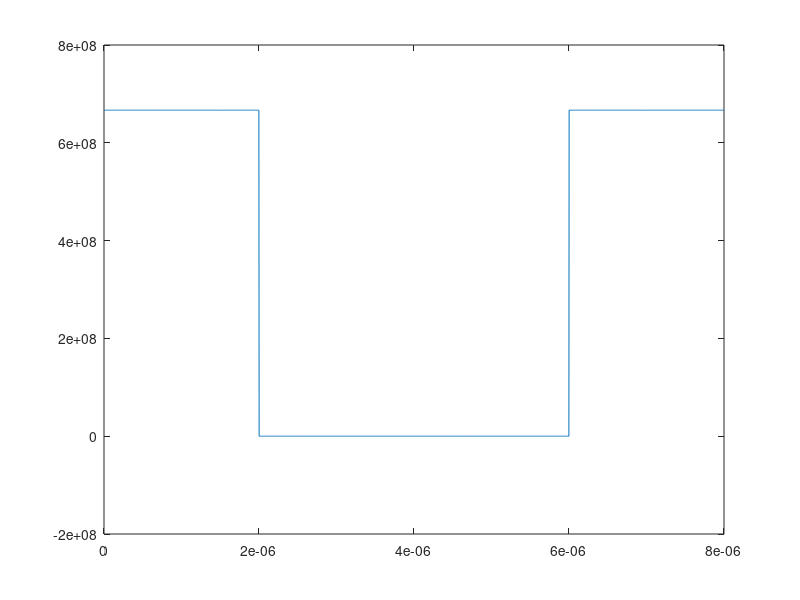

MATLAB code to generate this figure: (Note: this script raises an error after producing the figure.)

         %%%%%%%%%%%%%%%%%%%%%%%%%%%%%%%%%%%%%%%%%%%%%%%%%%%%%%%
         %%                                                   %%  
         %%     1D Drift Diffusion Model for pn Diodes        %%  
         %%     Equilibrium and Non Equilibrium Solver        %%
         %%                                                   %%  
         %%%%%%%%%%%%%%%%%%%%%%%%%%%%%%%%%%%%%%%%%%%%%%%%%%%%%%%
      
clear all;
close all;
tic;

% Defining the Fundamental and Material Constants %
nm    = 1e-7;             %cm
mfactor=1;              % arbitrary reduction in mobility

q     = 1.602E-19;        % C or [J/eV]
kb    = 1.38E-23;         % [J/K]
eps   = 1.05E-12;         % This includes the eps  = 11.7 for Si [F/cm]
T     = 300;              % [K]
ni    = 1.5E10;           % Intrinsic carrier concentration [1/cm^3]
Vt    = kb*T/q;           % [eV]
RNc   = 2.8E19;           % This is 2.8e20 in the FORTRAN file
TAUN0 = 0.1E-6;           % Electron SRH life time
TAUP0 = 0.1E-6;           % Hole SRH life time
mun0   = 1500/mfactor;            % Electron Mobility in cm2/V-s
mup0   = 1000/mfactor;             % Hole Mobility in cm2/V-s
                        
                        
dEc = Vt*log(RNc/ni);

% % MODIFY HERE- Define Doping Values 

Na = 1E17;             % [1/cm^3]
Nd = 1E19;             % [1/cm^3]


% % MODIFY BEGIN Define npn lengths % <<<<<<<<<<<<<<<<<<<<<<<NPN<<<<<<<<<<<<<<<<
profile=1; % set profile=0 for PN junction or profile =1 for NPN 
LLn=20*nm;                 %n region length
LLp=40*nm;                 %n region length
% % MODIFY END Define npn lengths % <<<<<<<<<<<<<<<<<<<<<<<NPN<<<<<<<<<<<<<<<<



% Define Max Voltage 
Vmax=0.6;

% MODIFY BEGIN filename for saving
fname='run_pn_5';
% MODIFY BEGIN filename for saving

% Calculate relevant parameters for the simulation %

Vbi = Vt*log(Na*Nd/(ni*ni));
W   = sqrt(2*eps*(Na+Nd)*Vbi/(q*Na*Nd))     % [cm]
Wn  = W*sqrt(Na/(Na+Nd))                    % [cm]
Wp  = W*sqrt(Nd/(Na+Nd))                    % [cm]
Wone = sqrt(2*eps*Vbi/(q*Na))               % [cm]
E_p = q*Nd*Wn/eps                           % [V/cm]
Ldn = sqrt(eps*Vt/(q*Nd));              % extrinsic debye length
Ldp = sqrt(eps*Vt/(q*Na));                  % extrinsic debye length
Ldi = sqrt(eps*Vt/(q*ni));                  % intrinsic debye length


delta_acc = 1E-8;               % Preset the Tolerance

% Calculate relevant parameters in an input file %

% Write to a file
save input_params.txt Na Nd Vbi W Wn Wp E_p Ldn Ldp

%Material_Constants    %Define some material constants

% Setting the grid size based on the extrinsic Debye lengths %

% selection of doping profile
if profile==1    
x_max= 2*LLn+LLp; % npn% <<<<<<<<<<<<<<<<<<<<<<<NPN<<<<<<<<<<<<<<<<
else
    nfactor=3; % scaling for simulation space
    x_max= nfactor*(Wn+ Wp); % for pn % <XXXXXXXXXXXXX<<PN XXXXXXXXXXXXXXXX
end
%

dxfactor=40; %reduction of factor for Ldmin
dx=min([Ldp Ldn Ldi])/dxfactor;
n_max=round(x_max/dx);
dx=x_max/(n_max-1);


% Set up the doping C(x)=Nd(x)-Na(x) that is normalized with ni %

x=[0:dx:x_max];

if profile==1
yn=(x<LLn|x>LLn+LLp);       % n region is defined for npn% <<<<<<<<<<<<<<<<<<<<<<<NPN<<<<<<<<<<<<<<<<
else
    yn=(x<nfactor*Wn);       % n region is defined % <<<<<<<<<<<<<<<<<<<<<<<PN<<<<<<<<<<<<<<<<
end
yp=ones(1,n_max)-yn;      % p region is defined
dop=yn*Nd/ni- yp*ni/ni;     % defining doping at grid points

figure (1); plot(x, dop);

dx = dx/Ldi;    % Renormalize lengths with Ldi
% 
% Initialize the potential based on the requirement of charge
% neutrality throughout the whole structure


% use n=ND and p=NA to set initial guess for fi

fi=sign(dop).*log(abs(dop));

%figure (10); plot(x, Vt.*fi); hold on;

%%%%%%%%%%%%%%%%%%%%%%%%%%%%%%%%%%%%%%%%%%%%%%%%%%%%%%%%%%%%%%%%%%%%%%%%%%
%%                                                                      %%
%%               EQUILIBRIUM  SOLUTION PART BEGINS                      %%
%%                                                                      %%
%%%%%%%%%%%%%%%%%%%%%%%%%%%%%%%%%%%%%%%%%%%%%%%%%%%%%%%%%%%%%%%%%%%%%%%%%%

 %(A) Define the elements of the coefficient matrix for the internal nodes and
%    initialize the forcing function


dx2=dx.*dx;

p= exp(-fi); 
n= exp(fi);
fi=UGEstatics(fi, dop, n, p , n_max, dx, delta_acc, x);
     figure (10); plot(x, Vt*fi, 'r'); hold on;
 

xx1(1) = dx*1e4;

    Ec = dEc - Vt*fi;     %Values from the second Node%
    ro = -ni*(exp(fi) - exp(-fi) - dop);
    el_field1 = -([fi 0 0] - [0 fi 0])*Vt/(dx*Ldi);
    el_field2 = -([fi 0 0] - [ 0 0 fi])*Vt/(2*dx*Ldi);
    n = exp(fi);
    p = exp(-fi);
    xx1 = x.*1e4/Ldi;
    
    el_field1 = el_field1(2: n_max+1);
    el_field2 = el_field2(2: n_max+1);    
    
Ec(1) = Ec(2);
Ec(n_max) = Ec(n_max-1);
xx1(n_max) = xx1(n_max-1) + dx*Ldi*1e4;
el_field1(1) = el_field1(2);
el_field2(1) = el_field2(2);
el_field1(n_max) = el_field1(n_max-1);
el_field2(n_max) = el_field2(n_max-1);
n(n_max)=n(n_max-1);
p(n_max)=p(n_max-1);

nf = n*ni;
pf = p*ni;
ro(1) = ro(2);
ro(n_max) = ro(n_max-1);

figure (11); semilogy(x, abs(n), 'r',x, abs(p), 'b' ); hold on;
    

figure(1)
plot(xx1, Vt*fi,'r','LineWidth',2)
xlabel('x [um]');
ylabel('Potential [eV]');
title('Potential vs Position - at Equilibrium');

figure(2)
plot(xx1, el_field1,'r','LineWidth',2)
hold on;
plot(xx1, el_field2,'r','LineWidth',2)
xlabel('x [um]');
ylabel('Electric Field [V/cm]');
title('Field Profile vs Position - at Equilibrium');
hold off;

figure(3); 
%plot(xx1, nf,'g','LineWidth',2)
plot(xx1, nf,'g','LineWidth',2)
hold on;
%plot(xx1, pf,'r','LineWidth',2)
plot(xx1, pf,'r','LineWidth',2)
hold on;
xlabel('x [um]');
ylabel('Electron & Hole Densities [1/cm^3]');
title('Electron & Hole Densities vs Position - at Equilibrium');
legend('n','p');
%axis([0 6.75 0 10.2e17])
hold off;

figure(4)
%plot(xx1, ro,'r','LineWidth',2)
plot(xx1, q*ro,'r','LineWidth',2)
xlabel('x [um]');
%ylabel('Total Charge Density [1/cm^3]');
ylabel('Total Charge Density [C/cm^3]');
title('Total Charge Density vs Position - at Equilibrium');
%axis([0.5 5 -3e17 8e17])

figure(5)
plot(xx1, Ec,'r','LineWidth',2)
xlabel('x [um]');
%ylabel('Total Charge Density [1/cm^3]');
ylabel('Conduction Band Energy (eV)');
title('Conduction Band vs Position - at Equilibrium');



%%%%%%%%%%%%%%%%%%%%%%%%%%%%%%%%%%%%%%%%%%%%%%%%%%%%%%%%%%%%%%%%%%%%%%%%%%
%%                 END OF EQUILIBRIUM  SOLUTION PART                    %%
%%%%%%%%%%%%%%%%%%%%%%%%%%%%%%%%%%%%%%%%%%%%%%%%%%%%%%%%%%%%%%%%%%%%%%%%%%

% %%%%%%%%%%%%%%%%%%%%%%%%%%%%%%%%%%%%%%%%%%%%%%%%%%%%%%%%%%%%%%%%%%%%%%%%%%
% %%                                                                      %%
% %%               NON-EQUILIBRIUM  SOLUTION PART BEGINS                  %%
% %%                                                                      %%
% %%%%%%%%%%%%%%%%%%%%%%%%%%%%%%%%%%%%%%%%%%%%%%%%%%%%%%%%%%%%%%%%%%%%%%%%%%
% 
% %%%%%%%%%%%%%%%%%%%%%%%%%%%%%%%%%%%%%%%%%%%%%%%%%%%%%%%%%%%%%%%%%%%%%%%%%%
% %%              1. Calculate Low filed mobility                         %% 
% %%%%%%%%%%%%%%%%%%%%%%%%%%%%%%%%%%%%%%%%%%%%%%%%%%%%%%%%%%%%%%%%%%%%%%%%%%
% 
% %%  Prameters for Low field mobility calculation %%
% 
%     TL = 300;                    % Temp in Kelvin
%     N  = Na + Nd;                % Local (total) impurity concentration
% 
%     MU1N.CAUG   = 55.24;         % cm2/(V.s)
%     MU2N.CAUG   = 1429.23;       % cm2/(V.s)
%     ALPHAN.CAUG = 0.0;           % unitless
%     BETAN.CAUG  = -2.3;          % unitless
%     GAMMAN.CAUG = -3.8;          % unitless
%     DELTAN.CAUG = 0.73;          % unitless
%     NCRITN.CAUG = 1.072*10^17;   % cm-3
% 
%     MU1P.CAUG   = 49.7;          % cm2/(V.s)
%     MU2P.CAUG   = 479.37;        % cm2/(V.s)
%     ALPHAP.CAUG = 0.0;           % unitless
%     BETAP.CAUG  = -2.2;          % unitless
%     GAMMAP.CAUG = 13.7;          % unitless
%     DELTAP.CAUG = 0.70;          % unitless
%     NCRITP.CAUG = 1.606*10^17;   % cm-3
%     BETAN = 2.0;
%     BETAP = 1.0;
% 
%     
% 
%     VSATN = (2.4*10^7) / (1 + 0.8*exp(TL/600));  % Saturation Velocity of Electrons
%     VSATP = VSATN                              % Saturation Velocity of Holes
% 
% %%%%%%%%%%%%%%%%%%% END of Low Field Mobility Calculation %%%%%%%%%%%%%%%%
% %%%%%%%%%%%%%%%%%%%%%%%%%%%%%%%%%%%%%%%%%%%%%%%%%%%%%%%%%%%%%%%%%%%%%%%%%%
% %%   2. Start the main Loop to increment the Anode voltage by Vt=KbT/q  %% 
% %%      till it reaches 0.625V.                                         %%
% %%%%%%%%%%%%%%%%%%%%%%%%%%%%%%%%%%%%%%%%%%%%%%%%%%%%%%%%%%%%%%%%%%%%%%%%%%
% 
% 
% vindex=0;
% Vstepf=0.05;
% 
% 
% 
% 
%     Each_Step   = Vstepf*Vt;  
%     Total_Steps = round(Vmax/(Vstepf*Vt));
% 
%     Jnim1by2=[];%zeros(Total_Steps, n_max);
%     Jnip1by2=[];
%     Jpim1by2=[];
%     Jpip1by2=[];
%     Jhole=[];
%     Jelec=[];
%    Jelec1=[];
%    Jhole1=[];
%     Jtotal=[];
% for VA = 0:Each_Step:Vmax                % Start VA increment loop
%     VA 
%     
% 
%     vindex = vindex +1;
%     Vplot(vindex) = VA;
%     
%     fi(1) = fi(1) - Each_Step./Vt;            % Apply potential to Anode (1st node)  
%     
%     flag_conv2 = 0;		           % Convergence of the Poisson loop
%     k_itern= 0;
% %% Initialize the First and Last Node for Poisson's eqn
%     a(1) = 0;
%     c(1) = 0;
%     b(1) = 1;
%     f(1) = fi(1);
%     a(n_max) = 0;
%     c(n_max) = 0;
%     b(n_max) = 1;
%     f(n_max) = fi(n_max);
%     
%     %%%%%%%%%%%%%%%%%%%%%%%%%%%%%%%%%%%%%%%%%%%%%%%%%%%%%%%%%%%%%%%%%%%%%%%
%     %% 3. Start the Poisson equation solver loop to calculate the        %%
%     %%    potential for each Anode voltage increase                      %%
%     %%%%%%%%%%%%%%%%%%%%%%%%%%%%%%%%%%%%%%%%%%%%%%%%%%%%%%%%%%%%%%%%%%%%%%%
%     
% while(~flag_conv2)             % Start Poisson's eqn
%         
%         k_itern = k_itern + 1;
% 
%         
%         %%%%%%%%%%%%%%%%%%%%%%%%%%%%%%%%%%%%%%%%%%%%%%%%%%%%%%%%%%%%%%%%%%%%%%%
%         %% 3.1 . Calculate Field Dependant Mobility for each value of 'fi'   %% 
%         %%       at each node point of the PN diode.                         %%
%         %%%%%%%%%%%%%%%%%%%%%%%%%%%%%%%%%%%%%%%%%%%%%%%%%%%%%%%%%%%%%%%%%%%%%%%
%                 
% 
% 
%         %% Calculate the Electric Field at each Node
%         
%             Ef = abs([fi 0] - [0 fi]).*Vt/(dx*Ldi); %add a point to 
%                                   %calculate difference in matrix form
%             i;
%             
%             Ef(1)     = Ef(3); %assume that field is low at the edge
%             Ef(2)     = Ef(3); 
% 
%             Ef(n_max) = Ef(n_max-1);
%             Ef=Ef(1:n_max);               %reject the last point
% 
%   %         figure (16); plot(Ef); title('Ef')
%         %% Calculate the Field Dependant Mobility at each Node
%         
% 
%               pdeno  = (mup0 .* Ef / VSATP).^ BETAP;
%               mup   = mup0 * ( (1./(1 + pdeno)).^(1/BETAP)); 
%                             
%               ndeno  = (mun0 * Ef / VSATN).^ BETAN;
%               mun = mun0 * ( (1./(1 + ndeno)).^(1/BETAN)); 
%                             
%             mup(1)     = mup(2);
%         mup(n_max) = mup(n_max-1);
%         
%         mun(1)     = mun(2);
%         mun(n_max) = mun(n_max-1);
% 
%  %             figure (17); plot(xx1, mun, xx1, mup); title('mu')
% 
%    
% 
%  %%%%%%%%%%% END of FIELD Dependant Mobility Calculation %%%%%%%%%%% 
%       
%         
%         %%%%%%%%%%%%%%%%%%%%%%%%%%%%%%%%%%%%%%%%%%%%%%%%%%%%%%%%%%%%%%%%%%%%%%%%%%%%%%%%% 
%         %% 3.2 Solve Continuity Equation for Electron and Holes using LU Decomposition %%                                    
%         %%%%%%%%%%%%%%%%%%%%%%%%%%%%%%%%%%%%%%%%%%%%%%%%%%%%%%%%%%%%%%%%%%%%%%%%%%%%%%%%%
%         
% 
% 
% 
%         %(B) Define the elements of the coefficient matrix for the internal nodes and
%         %    initialize the forcing function
% 
% 
%         %for i = 2: n_max-1
%             munip1by2 = ([mun 0 0]+[0 mun 0])/2;        % i plus and i minus 
%             munim1by2 = ([0 mun 0]+[0 0 mun])/2;
%             mupip1by2 = ([mup 0 0]+[0 mup 0])/2;     
%             mupim1by2 = ([0 mup 0]+[0 0 mup])/2; 
% 
%             
%             %% Co-efficients for HOLE Continuity eqn
%                 cp = mupip1by2 .* BER([0 fi 0] - [fi 0 0 ]);
%                 ap = mupim1by2.*BER([0 fi 0] - [ 0 0 fi]);
%                 bp = -(mupim1by2.*BER([ 0 0 fi]-[0 fi 0]) + mupip1by2 .* BER([fi 0 0 ]-[0 fi 0] ));
%  
%             %% Co-efficients for ELECTRON Continuity eqn
%                 cn = munip1by2 .* BER([fi 0 0 ] -[0 fi 0]);
%                 an = munim1by2.*BER([ 0 0 fi] - [0 fi 0]);
%                 bn = -(munim1by2.*BER([0 fi 0]-[ 0 0 fi]) + munip1by2 .* BER([0 fi 0]-[fi 0 0 ]));
% 
%             %% Forcing Function for ELECTRON and HOLE Continuity eqns
%        fn = 0;%(Ldi*Ldi*dx2/Vt) .* ( p.*n - 1 ) ./ ( TAUP0*(n + 1) + TAUN0*(p+1)); % OK
%        fp = 0;%(Ldi*Ldi*dx2/Vt) .* ( p.*n - 1 )./ ( TAUP0*(n + 1) + TAUN0*(p+1));  % OK
%         %end
%             an = an(2:n_max+1);        % i plus and i minus 
%             bn = bn(2:n_max+1);        % i plus and i minus 
%             cn = cn(2:n_max+1);        % i plus and i minus 
%             %fn = fn(2:n_max+1);        % i plus and i minus 
%            
%             ap = ap(2:n_max+1);        % i plus and i minus 
%             bp = bp(2:n_max+1);        % i plus and i minus 
%             cp = cp(2:n_max+1);        % i plus and i minus 
%             %fp = fp(2:n_max+1);        % i plus and i minus 
% 
%             munip1by2 = munip1by2(2:n_max+1);        % i plus and i minus 
%             munim1by2 = munim1by2(2:n_max+1);
%             mupip1by2 = mupip1by2(2:n_max+1);     
%             mupim1by2 = mupim1by2(2:n_max+1); 
% 
% 
% 
% 
%             % at the ohmic contacts for ELECTRON and HOLE Continuity Eqns 
% 
%                     %(A) Overwrite the elements of the coefficient matrix at contacts and initialize the forcing
%         an(1) = 0;              %Co-ef for electron at Anode
%         bn(1) = 1;              %Co-ef for electron at Anode
%         cn(1) = 0;              %Co-ef for electron at Anode
%         ap(1) = 0;              %Co-ef for hole     at Anode
%         bp(1) = 1;              %Co-ef for hole     at Anode
%         cp(1) = 0;              %Co-ef for hole     at Anode
%         %fnp(1) = (Ldi*Ldi*dx2/Vt) * ( p(1)*n(1) - 1 ) / ( TAUP0*(n(1) + 1 ) + TAUN0*(p(1) + 1 ) );
%         fn(1) = n(1);
%         fp(1) = p(1);
%         
%         an(n_max) = 0;          %Co-ef for electron at Cathode
%         bn(n_max) = 1;          %Co-ef for electron at Cathode
%         cn(n_max) = 0;          %Co-ef for electron at Cathode
%         ap(n_max) = 0;          %Co-ef for hole     at Cathode
%         bp(n_max) = 1;          %Co-ef for hole     at Cathode
%         cp(n_max) = 0;          %Co-ef for hole     at Cathode
%         %fnp(n_max) = (Ldi*Ldi*dx2/Vt) * ( p(n_max)*n(n_max) - 1 ) / ( TAUP0*(n(n_max) + 1) + TAUN0*(p(n_max) + 1) );
%         fn(n_max) = n(n_max);
%         fp(n_max) = p(n_max);
% 
% % figure (102); plot((an-an1)./an); 
% % figure (103); plot((bn-bn1)./bn); 
% % figure (104); plot((cn-cn1)./cn); 
% % figure (105); plot((ap-ap1)./ap); 
% % figure (106); plot((bp-bp1)./bp); 
% % figure (107); plot((cp-cp1)./cp); 
% % 
% % pause
%             
%         %(C)  Start the iterative procedure for the solution of the linearized Continuity
%         %     equation for "ELECTRONS" using LU decomposition method:
%  
%         n=LUdecomp3(an,bn,cn,fn, n_max); % calling LU decomposition function
%                     %figure (18); semilogy(xx1, n);hold on
% 
%      
%             %%%%%%%%%%%%%%%%%%%%%%% END of ELECTRON Continuty Solver %%%%%%%%%%%  
%             
%             
%         %(D)  Start the iterative procedure for the solution of the linearized Continuity
%         %     equation for "HOLES" using LU decomposition method:
%             
%        p=LUdecomp3(ap,bp,cp,fp, n_max); % calling LU decomposition function
%                     %figure (18); semilogy(xx1, p);hold on;
% %figure (11); semilogy(x, abs(n), 'r',x, abs(p), 'b'); hold on;
% 
%         
%        %%%%%%%%%%%%%%%%%%%%%%% END of HOLE Continuty Solver %%%%%%%%%%%  
%        
%       % figure (11); semilogy(x, abs(n), 'r',x, abs(p), 'b'); hold on;
%        
%       %%%%%%%%%%%%%%%%%%%%%%%%%%%%%%%%%%%%%%%%%%%%%%%%%%%%%%%%%%%%%%%%%%%% 
%        %% 3.3 Calculate potential fi again with new values of "n" and "p"%%
%        %%     and check for convergence                                  %%     
%        %%%%%%%%%%%%%%%%%%%%%%%%%%%%%%%%%%%%%%%%%%%%%%%%%%%%%%%%%%%%%%%%%%%%
%        
%        % Recalculate forcing function and central coefficient b for fi 
%         a = ones(1,n_max)/dx2;
%         c = ones(1,n_max)/dx2;
%         b = -(2/dx2 + n + p);
%         f = n - p - dop - fi.*(n + p);
%             
% %% Initialize the First and Last Node for Poisson's eqn
%     a(1) = 0;
%     c(1) = 0;
%     b(1) = 1;
%     f(1) = fi(1);
%     a(n_max) = 0;
%     c(n_max) = 0;
%     b(n_max) = 1;
%     f(n_max) = fi(n_max);
%             
%             % Solve for Updated potential given the new value of Forcing 
%         % Function using LU decomposition 
%         
%         fiold=fi;  % storing previous fi to compare error
% fi=LUdecomp3(a,b,c,f, n_max); % calling LU decomposition function
% delta = fi - fiold;
%     delta_max=max(abs(delta));
%     delta_max (k_itern) = max(abs(delta));
%     
%     
% %sprintf('delta_max = %d',delta_max);      %'k_iter = %d',k_iter,'
%         
%         if(delta_max < delta_acc)
%             flag_conv2 = 1;
%         end
%  %       flag_conv2 = 1;
%  %       figure (12); plot(x, fi, 'r'); hold on;
% 
% end    
% 
% 
%   
%     %%%%%%%%%%%%%%%%%%%%%%%%%%%%%%%%%%%%%%%%%%%%%%%%%%%%%%%%%%%%%%%%%%%%%%%%%%
%     %%                        CALCULATE CURRENT                             %%
%     %%%%%%%%%%%%%%%%%%%%%%%%%%%%%%%%%%%%%%%%%%%%%%%%%%%%%%%%%%%%%%%%%%%%%%%%%%
% 
%           % Electron Current       
%     
%         Jnim1by2a  = (q.*[0 mun 0]*Vt/(dx*Ldi)) * ni.*( [0 n 0] .*BER([0 fi 0]-[0 0 fi]) - [0 0 n].*BER([0 0 fi]-[0 fi 0]) );
%         Jnip1by2a  = (q.*[0 mun 0]*Vt/(dx*Ldi)) * ni.*( [n 0 0] .*BER([fi 0 0]-[0 fi 0]) - [0 n 0].*BER([0 fi 0]-[fi 0 0]) );
%         Jnim1by2  =[Jnim1by2 ; Jnim1by2a (2: n_max+1)]; 
%         Jnip1by2 =[Jnip1by2; Jnip1by2a (2: n_max+1)];
%         
%         Jelec1= (Jnim1by2a (2: n_max+1)+ Jnip1by2a (2: n_max+1))/2;
%         Jelec = [Jelec; Jelec1 ];
%         
% %       figure (101); semilogy( abs(Jelec1)); hold on;
%  
%         Jpim1by2a = (q*[0 mup 0].*Vt/(dx*Ldi)) * ni.*( [0 p 0].*BER(([ 0 0 fi]-[0 fi 0])) - [0 0 p].*BER(([0 fi 0]-[0 0 fi])) );
%         Jpip1by2a = (q*[0 mup 0]*Vt/(dx*Ldi)) * ni.*( [p 0 0].*BER(([0 fi 0]-[fi 0 0])) - [0 p 0].*BER(([fi  0 0 ]-[0 fi 0])) );
% 
%         Jpim1by2  =[Jpim1by2 ; Jpim1by2a (2: n_max+1)]; 
%         Jpip1by2 =[Jpip1by2; Jpip1by2a (2: n_max+1)];
%         Jhole1=(Jpim1by2a (2: n_max+1) + Jpip1by2a (2: n_max+1))/2;
%         Jhole  = [Jhole ; Jhole1];
% 
% 
% end
% 
% 
% 
% % Write the results of the simulation in files %
% 
% xx1(1) = dx*1e4;
% 
% nf = n*ni;
% pf = p*ni;
% 
%     Ec = dEc- Vt*fi;     %Values from the second Node%
%     ro = ni.*(-n + p + dop);  %ro = -ni*(exp(fi) - exp(-fi) - dop);
%     el_field1 = -([fi 0 0] - [0 fi 0])*Vt/(dx*Ldi);
%     el_field2 = -([fi 0 0] - [ 0 0 fi])*Vt/(2*dx*Ldi);
%     xx1 = x.*1e4/Ldi;
%     
%     el_field1 = el_field1(2: n_max+1);
%     el_field2 = el_field2(2: n_max+1);    
% 
% %Jtotal(:,1) = Jtotal(:,2);
% Jelec(:,1) = Jelec(:,2);
% Jhole(:,1) = Jhole(:,2);
% %Jtotal(:,n_max) = Jtotal(:,(n_max-1));
% Jelec(:,n_max) = Jelec(:,(n_max-1));
% Jhole(:,n_max) = Jhole(:,(n_max-1));
% Jtotal=Jhole+Jelec;
% 
% Ec(1) = Ec(2);
% Ec(n_max) = Ec(n_max-1);
% xx1(n_max) = xx1(n_max-1) + dx*Ldi*1e4;
% el_field1(1) = el_field1(2);
% el_field2(1) = el_field2(2);
% el_field1(n_max) = el_field1(n_max-1);
% el_field2(n_max) = el_field2(n_max-1);
% 
% ro(1) = ro(2);
% ro(n_max) = ro(n_max-1);
% 
% %% Calculate Quasi Fermi Level - Efn Efp
% %for i = 1:n_max
%     Ei   = Ec - 0.56;
%     Efn  = Ei + Vt*log(n);
%     Efp  = Ei - Vt*log(p);
% %end
%     Ev = Ec - 1.12;
% 
% figure(14)
% plot(xx1, Ec,'black','LineWidth',2.5);
% hold on;
% plot(xx1, Ev,'black','LineWidth',2.5);
% hold on;
% plot(xx1, Ei,'--black','LineWidth',2.5);
% hold on;
% plot(xx1, Efn,'r','LineWidth',2.5);
% hold on;
% plot(xx1, Efp,'b','LineWidth',2.5);
% xlabel('x [um]');
% ylabel('Energy [eV]');
% title('Quasi Fermi Levels (Efn & Efp) vs Position - at Applied Bias(0.625V)');
% legend('Ec','Ev','Ei','Efn','Efp');
% hold off;
% %axis([0 7 -1 1]);
% 
% 
% figure(6)
% plot(xx1, Ec,'b','LineWidth',2)
% xlabel('x [um]');
% ylabel('Conduction Band Energy (eV)');
% title('Conduction Band vs Position - at Applied Bias (0.625)');
% 
% figure(7)
% plot(xx1, Vt*fi,'b','LineWidth',2)
% xlabel('x [um]');
% ylabel('Potential [eV]');
% title('Potential vs Position - at Applied Bias(0.625V)');
% 
% figure(8)
% plot(xx1, el_field1,'b','LineWidth',2)
% hold on;
% plot(xx1, el_field2,'b','LineWidth',2)
% xlabel('x [um]');
% ylabel('Electric Field [V/cm]');
% title('Field Profile vs Position - at Applied Bias(0.625V)');
% hold off;
% 
% figure(9)
% %plot(xx1, nf,'g','LineWidth',2)
% semilogy(xx1, ni*abs(dop),'g','LineWidth',2)
% hold on;
% semilogy(xx1, nf,'g','LineWidth',2)
% hold on;
% %plot(xx1, pf,'b','LineWidth',2)
% semilogy(xx1, pf,'b','LineWidth',2)
% xlabel('x [um]');
% ylabel('Electron & Hole Densities [1/cm^3]');
% title('Electron & Hole Densities vs Position - at Applied Bias(0.625V)');
% legend('dop', 'n','p');
% %axis([0 6.75 0 10.2e17])
% hold off;
% 
% figure(10)
% %plot(xx1, ro,'b','LineWidth',2)
% plot(xx1, ro,'b','LineWidth',2)
% xlabel('x [um]');
% %ylabel('Total Charge Density [1/cm^3]');
% ylabel('Total Charge Density [C/cm^3]');
% title('Total Charge Density vs Position - at Applied Bias(0.625V)');
% %axis([0.5 5 -3e17 8e17])
% 
% 
% 
% figure(11)
% semilogy(Vplot, abs(Jtotal(:,round(n_max/2))),'r','LineWidth',2)
% hold on
% semilogy(Vplot, abs(Jhole(:,round(n_max/2))),'g','LineWidth',2)
% hold on
% semilogy(Vplot, abs(Jelec(:,round(n_max/2))),'b','LineWidth',2)
% xlabel('VA [V]');
% ylabel('Total Current Density [Amp/cm^2]');
% title('I vs V Plot');
% legend('Jtotal','Jhole','Jelec','2');
% hold off;
% 
% figure(12)
% semilogy(Vplot, abs(Jtotal(:,round(n_max/2))),'r','LineWidth',2)
% xlabel('VA [V]');
% ylabel('Total Current Density [Amp/cm^2]');
% title('I vs V Plot');
% %legend('Jtotal','Jhole','Jelec','2');
% 
% % figure(13)
% % plot(xx1,Jtotal((round((Total_Steps)-1)),:),'b','LineWidth',2)
% % xlabel('x [um]');
% % ylabel('Total Current Density [A/cm^2]');
% % title('Total Current Density vs Position - at Applied Bias(0.625V)');
% % %axis([0 7 0 6]);
% 
% 
% %figure(5)
% %plot(xx1, n)
% %hold all
% %plot(xx1, p)
% Iplot=abs(Jtotal(:,round(n_max/2)));
% 
% 
% save (strcat(fname,'IV.dat'), 'Vplot',  'Iplot');
% save (strcat(fname,'cond_band.dat'), 'xx1',  'Ec');
% save (strcat(fname,'tot_charge.dat'), 'xx1',  'ro');
% save (strcat(fname,'el_field.dat'), 'xx1',  'el_field1', 'el_field2');
% save (strcat(fname,'np_data.dat'), 'xx1',  'nf', 'pf');
% save (strcat(fname,'pot_1.dat'), 'xx1',  'fi');
% 

toc;